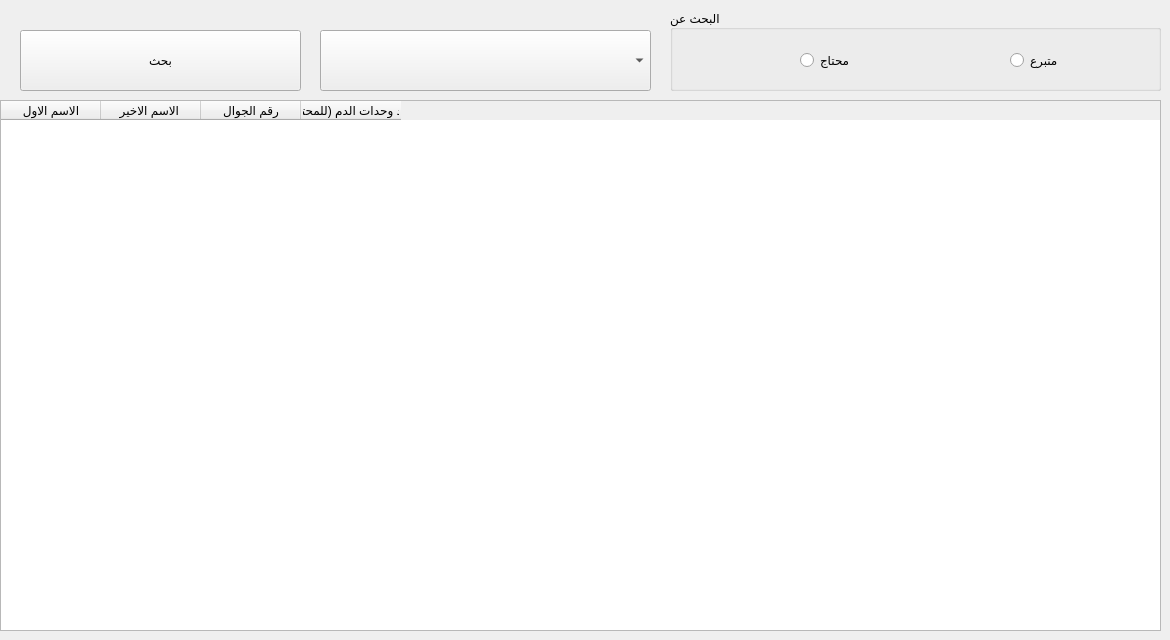
    <widget class="QWidget" name="tab_2">
     <attribute name="title">
      <string>البحث</string>
     </attribute>
     <widget class="QPushButton" name="pushButton_6">
      <property name="geometry">
       <rect>
        <x>20</x>
        <y>30</y>
        <width>281</width>
        <height>61</height>
       </rect>
      </property>
      <property name="cursor">
       <cursorShape>PointingHandCursor</cursorShape>
      </property>
      <property name="text">
       <string>بحث</string>
      </property>
     </widget>
     <widget class="QGroupBox" name="groupBox">
      <property name="geometry">
       <rect>
        <x>670</x>
        <y>10</y>
        <width>491</width>
        <height>81</height>
       </rect>
      </property>
      <property name="title">
       <string>البحث عن</string>
      </property>
      <widget class="QRadioButton" name="radioButton">
       <property name="geometry">
        <rect>
         <x>340</x>
         <y>30</y>
         <width>141</width>
         <height>41</height>
        </rect>
       </property>
       <property name="text">
        <string>متبرع</string>
       </property>
      </widget>
      <widget class="QRadioButton" name="radioButton_2">
       <property name="geometry">
        <rect>
         <x>130</x>
         <y>30</y>
         <width>141</width>
         <height>41</height>
        </rect>
       </property>
       <property name="text">
        <string>محتاج</string>
       </property>
      </widget>
     </widget>
     <widget class="QComboBox" name="comboBox_5">
      <property name="geometry">
       <rect>
        <x>320</x>
        <y>30</y>
        <width>331</width>
        <height>61</height>
       </rect>
      </property>
      <property name="currentText">
       <string>فصيلة الدم</string>
      </property>
      <property name="placeholderText">
       <string>فصيلة الدم</string>
      </property>
      <item>
       <property name="text">
        <string>A+</string>
       </property>
      </item>
      <item>
       <property name="text">
        <string>A-</string>
       </property>
      </item>
      <item>
       <property name="text">
        <string>B+</string>
       </property>
      </item>
      <item>
       <property name="text">
        <string>B-</string>
       </property>
      </item>
      <item>
       <property name="text">
        <string>O+</string>
       </property>
      </item>
      <item>
       <property name="text">
        <string>O-</string>
       </property>
      </item>
      <item>
       <property name="text">
        <string>AB+</string>
       </property>
      </item>
      <item>
       <property name="text">
        <string>AB-</string>
       </property>
      </item>
     </widget>
     <widget class="QTableWidget" name="tableWidget">
      <property name="geometry">
       <rect>
        <x>0</x>
        <y>100</y>
        <width>1161</width>
        <height>531</height>
       </rect>
      </property>
      <property name="lineWidth">
       <number>1</number>
      </property>
      <property name="midLineWidth">
       <number>0</number>
      </property>
      <property name="autoScrollMargin">
       <number>16</number>
      </property>
      <property name="alternatingRowColors">
       <bool>false</bool>
      </property>
      <property name="sortingEnabled">
       <bool>false</bool>
      </property>
      <property name="rowCount">
       <number>0</number>
      </property>
      <property name="columnCount">
       <number>4</number>
      </property>
      <attribute name="horizontalHeaderCascadingSectionResizes">
       <bool>false</bool>
      </attribute>
      <attribute name="horizontalHeaderMinimumSectionSize">
       <number>49</number>
      </attribute>
      <attribute name="verticalHeaderMinimumSectionSize">
       <number>30</number>
      </attribute>
      <attribute name="verticalHeaderDefaultSectionSize">
       <number>37</number>
      </attribute>
      <attribute name="verticalHeaderShowSortIndicator" stdset="0">
       <bool>false</bool>
      </attribute>
      <attribute name="verticalHeaderStretchLastSection">
       <bool>false</bool>
      </attribute>
      <column>
       <property name="text">
        <string>الاسم الاول</string>
       </property>
      </column>
      <column>
       <property name="text">
        <string>الاسم الاخير </string>
       </property>
      </column>
      <column>
       <property name="text">
        <string>رقم الجوال</string>
       </property>
      </column>
      <column>
       <property name="text">
        <string>عدد وحدات الدم (للمحتاج)</string>
       </property>
      </column>
     </widget>
    </widget>
